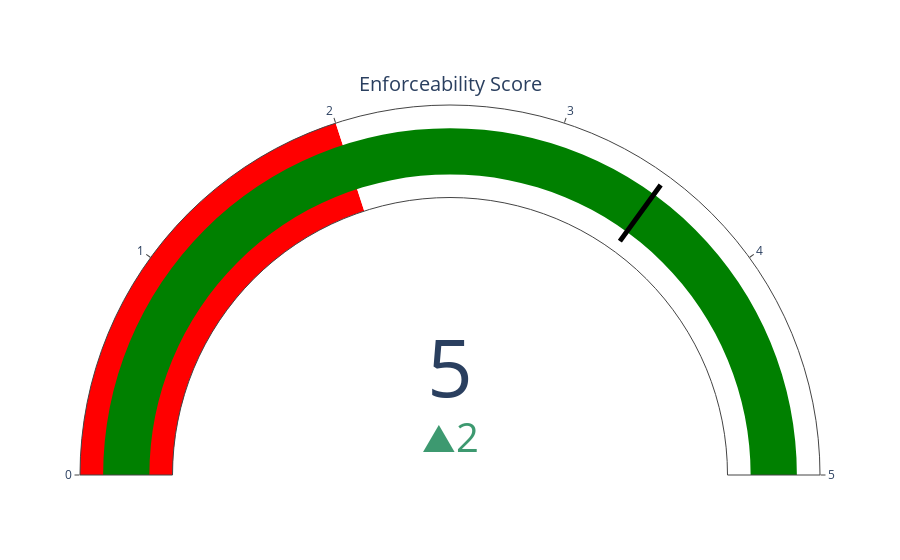

Source (notebook cell):
### Code cell
import plotly
from plotly.offline import iplot
import plotly.graph_objects as go
fig = go.Figure(go.Indicator(
    domain = {'x': [0, 1], 'y': [0, 1]},
    value = int(es),
    mode = "gauge+number+delta",
    title = {'text': "Enforceability Score"},
    delta = {'reference': 3},
    gauge = {'axis': {'range': [None, 5]},
             'steps' : [
                 {'range': [0, 2], 'color': "red"},
                 {'range': [2, 4], 'color': "white"},
                 {'range': [4, 5], 'color': "white"}],
             'threshold' : {'line': {'color': "black", 'width': 5}, 'thickness': 0.75, 'value': 3.5}}))


#iplot(fig)
#fig.show()
fig.show()

### Figure 1 — Plotly figure (JSON) as saved in the notebook; plotly's stock layout.template omitted (floating-point values rounded to 4 significant figures)
{"data": [{"delta": {"reference": 3}, "domain": {"x": [0, 1], "y": [0, 1]}, "gauge": {"axis": {"range": [null, 5]}, "steps": [{"color": "red", "range": [0, 2]}, {"color": "white", "range": [2, 4]}, {"color": "white", "range": [4, 5]}], "threshold": {"line": {"color": "black", "width": 5}, "thickness": 0.75, "value": 3.5}}, "mode": "gauge+number+delta", "title": {"text": "Enforceability Score"}, "type": "indicator", "value": 5}], "layout": {"autosize": true}}
